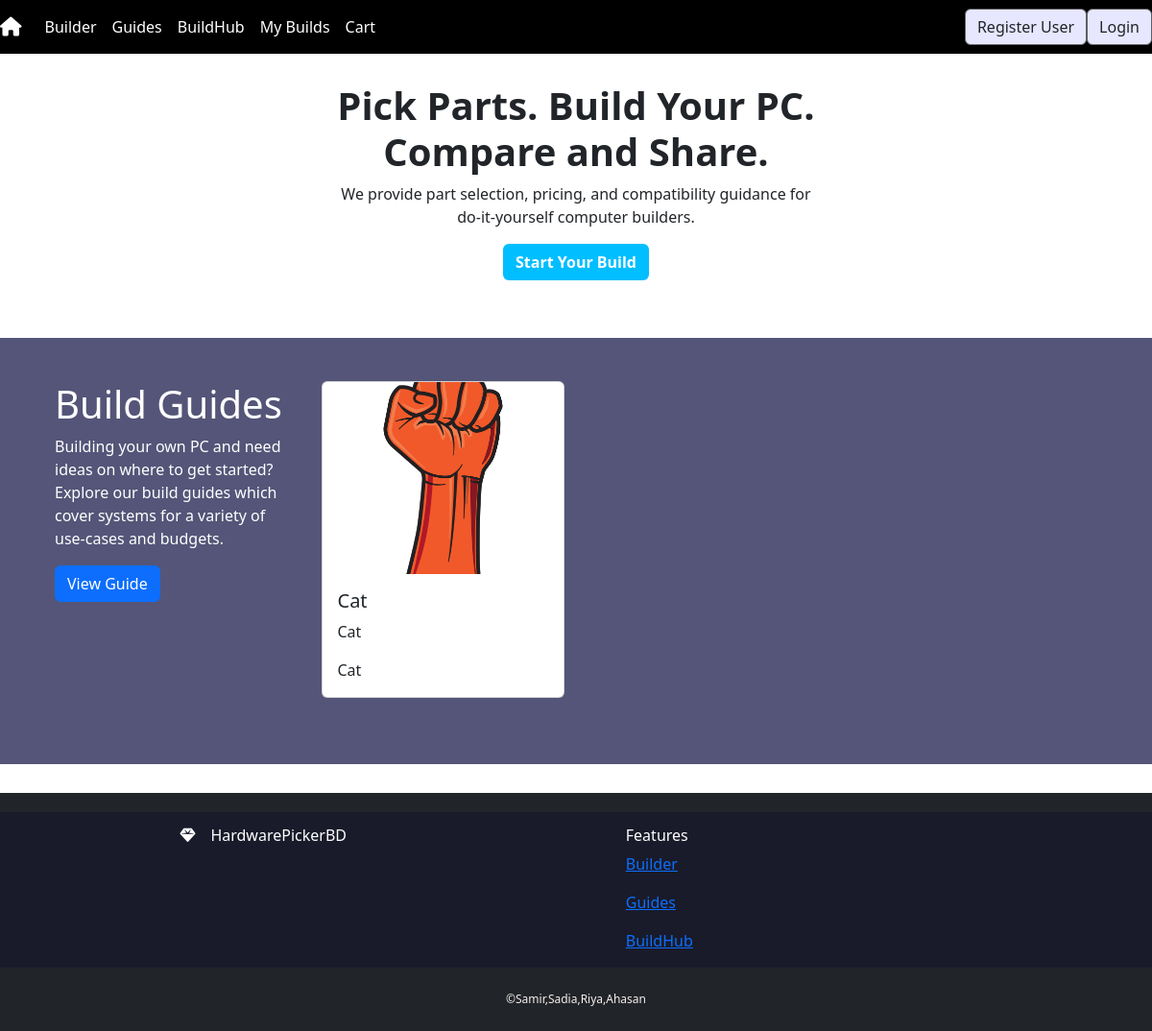
The app's page /, older data.
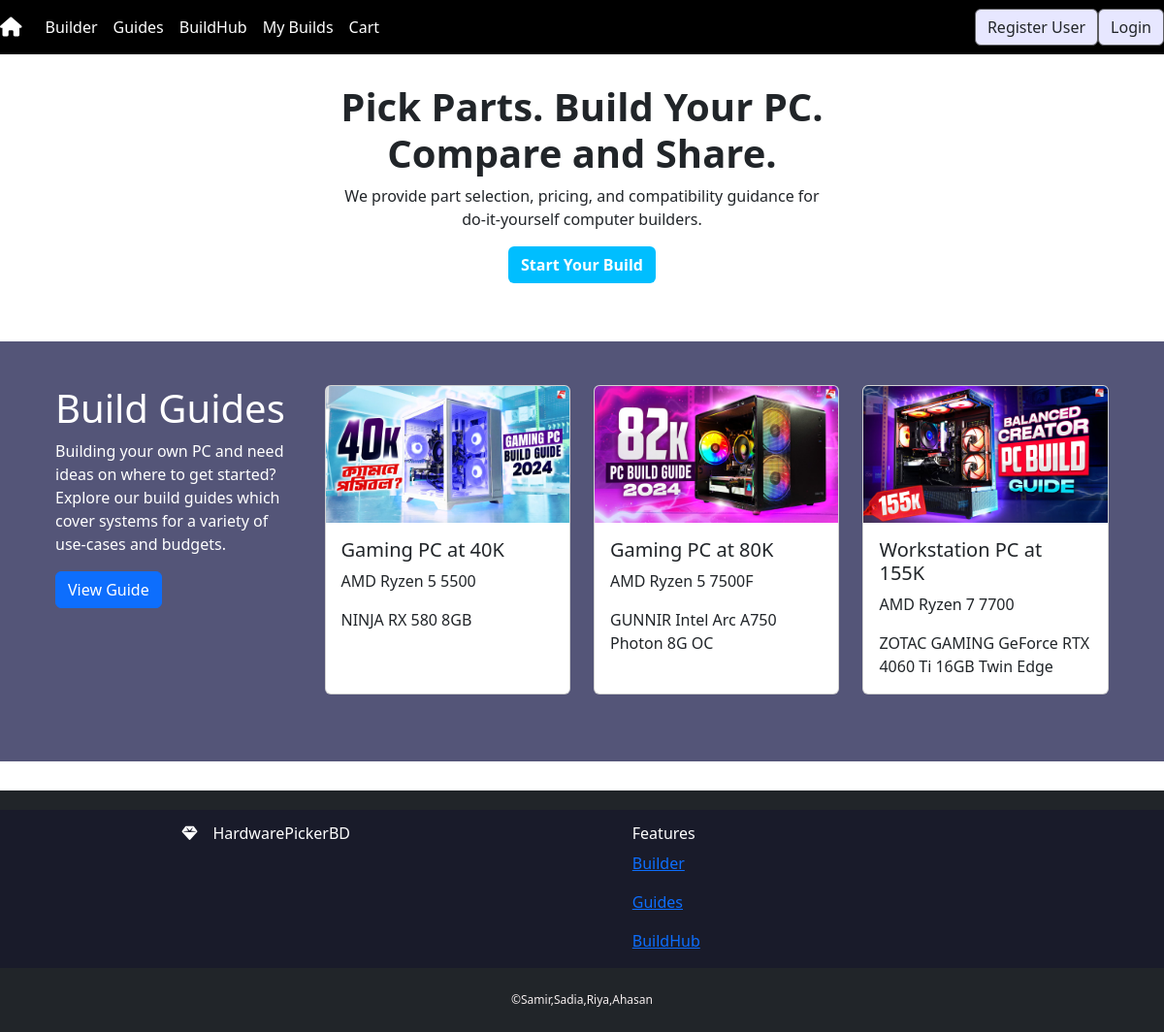
The same page, newer data.
### guides/models.py (models this page shows, shortened)
class Guides(models.Model):
    image = models.ImageField(upload_to='images/', null=True, blank=True)
    title = models.CharField(max_length=200)
    cpu = models.TextField()
    cpu_cooler = models.TextField()
    motherboard = models.TextField()
    memory = models.TextField()
    storage = models.TextField()
    gpu = models.TextField()
    psu = models.TextField()
    case = models.TextField()

### djangoProject2/views.py (the view)
# urls.py: path('', views.home, name='home'),
def home(request):
    guides = Guides.objects.all()[:3]
    return render(request, 'components/home.html', {'guides': guides})

### templates/components/home.html
{% extends 'base.html' %}
{% load static %}
{% block content %}
    <section>
        <div class="container">
            <div class="build">
                <h1>Pick Parts. Build Your PC. <br> Compare and Share.</h1>
                <p>We provide part selection, pricing, and compatibility guidance for <br> do-it-yourself computer builders.</p>
                <a href="{% url 'cpu' %}" class="btn">Start Your Build</a>
            </div>
        </div>
    </section>
<section>
    <div class="guid">
        <div class="container">
            <div class="row">
                <div class="col-md-3">
                    <h1 style="color: #fff;">Build Guides</h1>
                    <p style="color: #fff;">
                        Building your own PC and need ideas on where to get started? Explore our build guides
                        which cover systems for a variety of use-cases and budgets.
                    </p>
                    <a href="{% url 'guide_list' %}" class="btn btn-primary">View Guide</a>
                </div>
                <div class="col-md-9">
                    <div class="row">
                        {% for guide in guides %}
                        <div class="col-md-4 mb-4">
                            <div class="card h-100">
                                {% if guide.image %}
                                <img src="{{ guide.image.url }}" class="card-img-top" alt="{{ guide.title }}" style="max-height: 200px; object-fit: cover;">
                                {% endif %}
                                <div class="card-body">
                                    <h5 class="card-title">{{ guide.title }}</h5>
                                    <p class="card-text"><strong></strong> {{ guide.cpu }}</p>
                                    <p class="card-text"><strong></strong> {{ guide.gpu }}</p>
                                </div>
                            </div>
                        </div>
                        {% endfor %}
                    </div>
                </div>
            </div>
        </div>
    </div>
</section>
{% endblock %}

### templates/base.html (shortened to what this page needs)
<!DOCTYPE html>
{% load static %}
<html lang="en">
<head>
    <link href="https://cdn.jsdelivr.net/npm/bootstrap@5.3.3/dist/css/bootstrap.min.css" rel="stylesheet">
    <link rel="stylesheet" href="{% static 'css/style.css'%}">
</head>
<body>
    {%include 'components/header.html' %}
    {% block content %}{% endblock %}
    {%include 'components/footer.html' %}
</body>
</html>

### templates/components/header.html (shortened to what this page needs)
{% load static %}
<section>
    <div>
        <nav class="navbar navbar-expand-lg navbar-light bg-light">
            <a class="navbar-brand" href="{% url 'home' %}">
                <i class="fa-solid fa-house" style="color: #ffffff;"></i>
            </a>
            <div class="collapse navbar-collapse" id="navbarNavDropdown">
                <ul class="navbar-nav">
                    <li class="nav-item active">
                        <a class="nav-link" href="{% url 'cpu' %}">Builder <span class="sr-only">(current)</span></a>
                    </li>
                    <li class="nav-item">
                        <a class="nav-link" href="{% url 'guide_list' %}">Guides</a>
                    </li>
                    <li class="nav-item">
                        <a class="nav-link" href='{% url "blog" %}'>BuildHub</a>
                    </li>
                    <li class="nav-item">
                        <a class="nav-link" href='{% url "order_list" %}'>My Builds</a>
                    </li>
                    <li class="nav-item">
                        <a class="nav-link" href='{% url "cart_view" %}'>Cart</a>
                    </li>
                </ul>
            </div>
            {% if user.is_authenticated %}
                <div class="d-flex align-items-center">
                    <h3 class="m-0 text-danger"><i class="fa-solid fa-user"></i> {{ user }}  </h3>
                    <a href="{% url 'logout' %}" class="btn nav-item1" style="background-color: #e7e7ff; border-color: #5f5f63;"> Logout </a>
                </div>
            {% else %}
                <div class="d-flex align-items-center">
                    <a href="{% url 'register' %}" class="btn nav-item1" style="background-color: #e7e7ff; border-color: #5f5f63;">Register User</a>
                    <a href="{% url 'login' %}" class="btn nav-item1" style="background-color: #e7e7ff; border-color: #5f5f63;">Login</a>
                </div>
            {% endif %}
        </nav>
    </div>
</section>

### templates/components/footer.html (shortened to what this page needs)
{% load static %}
<body class="d-flex flex-column min-vh-100">
<footer class="footer mt-auto bg-dark text-light">
  <section class="lastpart">
    <div class="container">
      <div class="details">
        <div class="name col-mb-2">
          <h6 ><i class="fas fa-gem me-3"></i>HardwarePickerBD</h6>
        </div>
        <div class="pro col-mb-5">
          <h6>Features</h6>
          <p><a href="{% url 'cpu' %}">Builder</a></p>
          <p><a href="{% url 'guide_list' %}">Guides</a></p>
          <p><a href="{% url 'blog' %}">BuildHub</a></p>
        </div>
    </div>
  </section>
  <div class=" copy text-center p-4" style="color: rgb(246, 239, 239);">
    ©Samir,Sadia,Riya,Ahasan
  </div>
</footer>
</body>

### static/css/style.css (style rules this page uses)
* { margin: 0; padding: 0; }
.navbar { background-color: #000 !important; }
.nav-item a { color: #fff !important; }
.build { text-align: center; padding: 30px 0; }
.build h1 { font-weight: 700; }
.build .btn { background-color: #00beff; color: white; font-weight: 600; }
.guid { background-color: #545578; padding: 45px; margin: 30px 0; }
.details { margin-top: 20px; padding-top: 15px; display: flex; justify-content: space-around; }
.name h6 { color: white; }
.lastpart { background-color: #191b2a; }
.pro h6 { color: white; }
.copy { font-size: 12px; }

Row changes from the older to the newer data that the page shows:
removed Guides: image (picture), title "Cat", cpu "Cat", gpu "Cat"
added Guides: image (picture), title "Gaming PC at 40K", cpu "AMD Ryzen 5 5500", gpu "NINJA RX 580 8GB"
added Guides: image (picture), title "Gaming PC at 80K", cpu "AMD Ryzen 5 7500F", gpu "GUNNIR Intel Arc A750 Photon 8G OC"
added Guides: image (picture), title "Workstation PC at 155K", cpu "AMD Ryzen 7 7700", gpu "ZOTAC GAMING GeForce RTX 4060 Ti 16GB Twin Edge"
